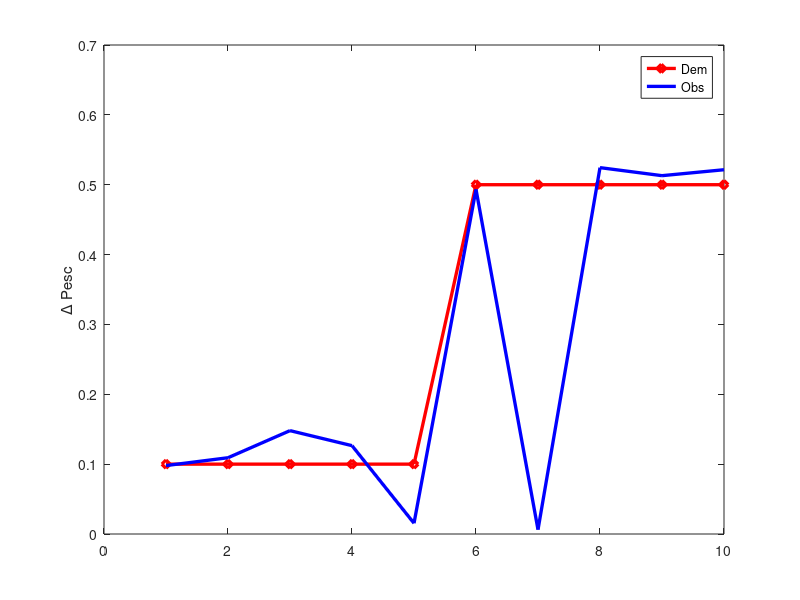
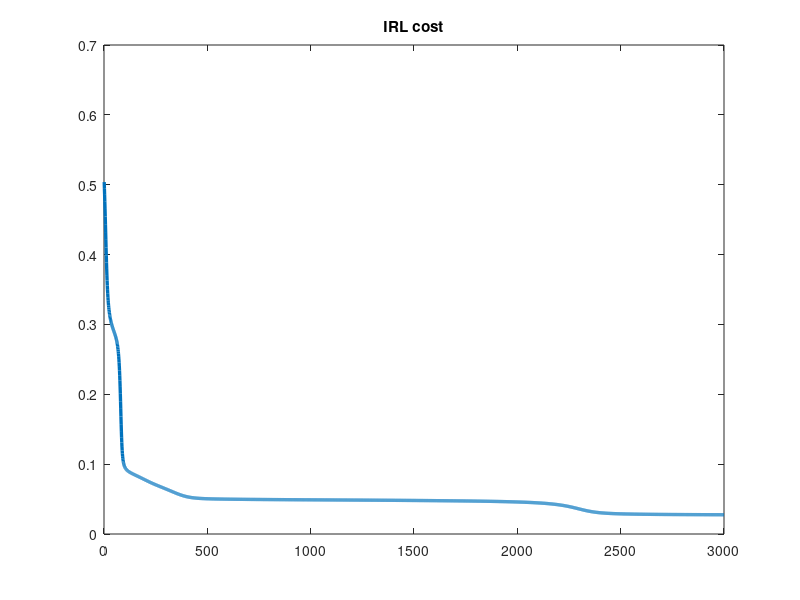
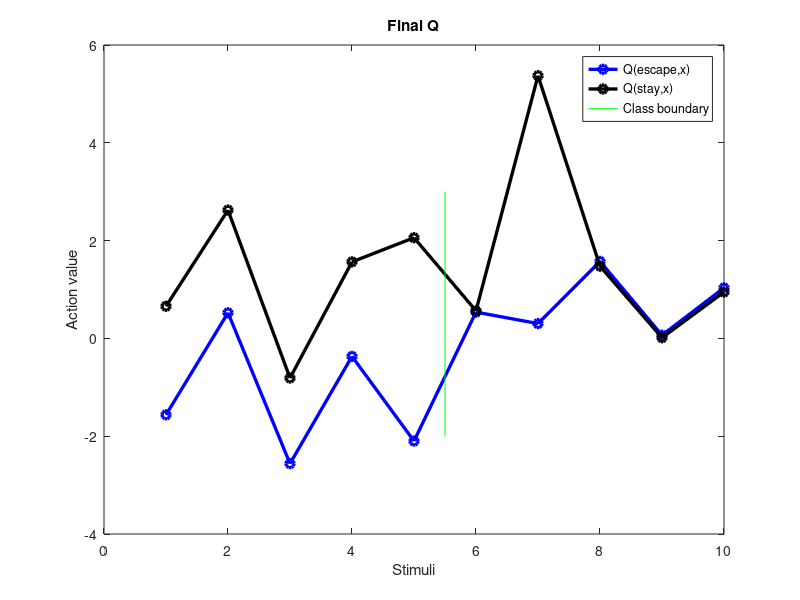

Source code (MATLAB) for these figures, in order:
%IRL Neu and Szepesvari

clc
close all

clear Ns Na P D pid_as Q theta phi mu 
Ns = 10;
Na = 2;
D = 10; %size of expansion
beta = 1;
Nepochs = 3000;
alpha = 0.2;
%Target function

%initialize demonstrators policy 
%For two action case : index 1 is stay, 2 is leave
pid_as = nan(Na,Ns);
pid_as(1,:) = [0.9*ones(1,Ns/2),0.5*ones(1,Ns/2)];
pid_as(2,:) = 1 - pid_as(1,:);

%probability of a stimulus
mu = nan(1,Ns);
mu = [(0.75*2/Ns)*ones(1,Ns/2),(0.25*2/Ns)*ones(1,Ns/2)];

%choosing random basis for ( Ns x Na, D) representation
phi = randn(Na,Ns,D);
theta = randn(D,1); %parameters to optimize 


%posterior for every action and stimulus 
Q = zeros(Na,Ns);
P = zeros(Na,Ns);

cost = nan(1,Nepochs);
GRAD = nan(Nepochs,D);

for ii = 1:Nepochs
    
    for jj = 1:Ns
        x = reshape(phi(:,jj,:),Na,D);
        Q(:,jj) = theta'*x';
        
        P(:,jj) = exp(beta*Q(:,jj))/sum(exp(beta*Q(:,jj)));
    end
    
    %gradient
    cost(ii) = sum(sum(repmat(mu,Na,1).*( (P - pid_as).^2 )));
    
    for kk = 1:D
        grad = 0;
        for jj = 1:Na
            
            for ll = 1:Ns
                xk =  reshape(phi(jj,ll,kk),1,1);
                grad  = grad + mu(ll)*(P(jj,ll) - pid_as(jj,ll)) *P(jj,ll) *beta* ...
                    ( xk - sum(P(:,ll).*reshape(phi(:,ll,kk),Na,1)) );
            end
            
        end
        %update weights
        theta(kk) = theta(kk) - alpha*grad;    
        GRAD(ii,kk) = grad;
    end
    
end

for jj = 1:Ns
    Q(:,jj) = theta'*reshape(phi(:,jj,:),Na,D)';
    
    P(:,jj) = exp(beta*Q(:,jj))/sum(exp(beta*Q(:,jj)));
end
figure(1111);plot(pid_as(2,:),'-dr','LineWidth',2.4); hold on; plot(P(2,:),'b','LineWidth',2.4);
legend('Dem','Obs'); ylabel '\Delta Pesc';
figure(1112);plot(cost,'LineWidth',2.4);title 'IRL cost';
figure(1113);plot(Q(2,:),'-ob','LineWidth',2.4);
hold on;plot(Q(1,:),'-ok','LineWidth',2.4); title 'Final Q'; ylabel 'Action value';
xlabel 'Stimuli'; 
hold on;line([5.5 5.5],[-2 3],'Color','g');
legend('Q(escape,x)','Q(stay,x)','Class boundary');